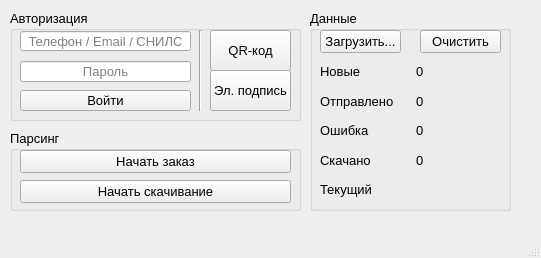
<?xml version="1.0" encoding="UTF-8"?>
<ui version="4.0">
 <class>MainWindow</class>
 <widget class="QMainWindow" name="MainWindow">
  <property name="geometry">
   <rect>
    <x>0</x>
    <y>0</y>
    <width>541</width>
    <height>258</height>
   </rect>
  </property>
  <property name="font">
   <font>
    <pointsize>10</pointsize>
   </font>
  </property>
  <property name="focusPolicy">
   <enum>Qt::StrongFocus</enum>
  </property>
  <property name="windowTitle">
   <string notr="true">Парсер rosreestr.ru by @rostislaww</string>
  </property>
  <widget class="QWidget" name="centralwidget">
   <widget class="QGroupBox" name="auth_groupBox">
    <property name="geometry">
     <rect>
      <x>10</x>
      <y>10</y>
      <width>291</width>
      <height>111</height>
     </rect>
    </property>
    <property name="font">
     <font>
      <pointsize>10</pointsize>
     </font>
    </property>
    <property name="title">
     <string>Авторизация</string>
    </property>
    <widget class="QLineEdit" name="ESIA_login">
     <property name="geometry">
      <rect>
       <x>10</x>
       <y>21</y>
       <width>171</width>
       <height>20</height>
      </rect>
     </property>
     <property name="font">
      <font>
       <pointsize>10</pointsize>
      </font>
     </property>
     <property name="layoutDirection">
      <enum>Qt::LeftToRight</enum>
     </property>
     <property name="alignment">
      <set>Qt::AlignCenter</set>
     </property>
     <property name="placeholderText">
      <string>Телефон / Email / СНИЛС</string>
     </property>
     <property name="clearButtonEnabled">
      <bool>false</bool>
     </property>
    </widget>
    <widget class="QLineEdit" name="ESIA_password">
     <property name="geometry">
      <rect>
       <x>10</x>
       <y>51</y>
       <width>171</width>
       <height>21</height>
      </rect>
     </property>
     <property name="font">
      <font>
       <pointsize>10</pointsize>
      </font>
     </property>
     <property name="layoutDirection">
      <enum>Qt::LeftToRight</enum>
     </property>
     <property name="text">
      <string/>
     </property>
     <property name="echoMode">
      <enum>QLineEdit::Password</enum>
     </property>
     <property name="alignment">
      <set>Qt::AlignCenter</set>
     </property>
     <property name="placeholderText">
      <string>Пароль</string>
     </property>
    </widget>
    <widget class="QPushButton" name="ESIA_login_button">
     <property name="geometry">
      <rect>
       <x>10</x>
       <y>80</y>
       <width>171</width>
       <height>21</height>
      </rect>
     </property>
     <property name="font">
      <font>
       <pointsize>10</pointsize>
      </font>
     </property>
     <property name="text">
      <string>Войти</string>
     </property>
    </widget>
    <widget class="Line" name="line">
     <property name="geometry">
      <rect>
       <x>180</x>
       <y>20</y>
       <width>20</width>
       <height>81</height>
      </rect>
     </property>
     <property name="font">
      <font>
       <pointsize>10</pointsize>
      </font>
     </property>
     <property name="orientation">
      <enum>Qt::Vertical</enum>
     </property>
    </widget>
    <widget class="QPushButton" name="ESIA_loginQR_button">
     <property name="geometry">
      <rect>
       <x>200</x>
       <y>20</y>
       <width>81</width>
       <height>41</height>
      </rect>
     </property>
     <property name="font">
      <font>
       <pointsize>10</pointsize>
      </font>
     </property>
     <property name="text">
      <string>QR-код</string>
     </property>
    </widget>
    <widget class="QPushButton" name="ESIA_loginESigrature_button">
     <property name="geometry">
      <rect>
       <x>200</x>
       <y>60</y>
       <width>81</width>
       <height>41</height>
      </rect>
     </property>
     <property name="font">
      <font>
       <pointsize>10</pointsize>
      </font>
     </property>
     <property name="text">
      <string>Эл. подпись</string>
     </property>
    </widget>
   </widget>
   <widget class="QGroupBox" name="parsing_groupBox">
    <property name="geometry">
     <rect>
      <x>10</x>
      <y>130</y>
      <width>291</width>
      <height>81</height>
     </rect>
    </property>
    <property name="title">
     <string>Парсинг</string>
    </property>
    <widget class="QPushButton" name="start_requests_button">
     <property name="geometry">
      <rect>
       <x>10</x>
       <y>20</y>
       <width>271</width>
       <height>23</height>
      </rect>
     </property>
     <property name="text">
      <string>Начать заказ</string>
     </property>
    </widget>
    <widget class="QPushButton" name="start_downloading_button">
     <property name="geometry">
      <rect>
       <x>10</x>
       <y>50</y>
       <width>271</width>
       <height>23</height>
      </rect>
     </property>
     <property name="text">
      <string>Начать скачивание</string>
     </property>
    </widget>
   </widget>
   <widget class="QGroupBox" name="data_groupBox">
    <property name="geometry">
     <rect>
      <x>310</x>
      <y>10</y>
      <width>201</width>
      <height>201</height>
     </rect>
    </property>
    <property name="title">
     <string>Данные</string>
    </property>
    <widget class="QWidget" name="gridLayoutWidget">
     <property name="geometry">
      <rect>
       <x>10</x>
       <y>50</y>
       <width>185</width>
       <height>141</height>
      </rect>
     </property>
     <layout class="QGridLayout" name="gridLayout">
      <item row="3" column="1">
       <widget class="QLabel" name="downloaded_count">
        <property name="text">
         <string>0</string>
        </property>
       </widget>
      </item>
      <item row="0" column="1">
       <widget class="QLabel" name="new_count">
        <property name="text">
         <string>0</string>
        </property>
       </widget>
      </item>
      <item row="2" column="0">
       <widget class="QLabel" name="label_6">
        <property name="text">
         <string>Ошибка</string>
        </property>
       </widget>
      </item>
      <item row="1" column="1">
       <widget class="QLabel" name="sent_count">
        <property name="text">
         <string>0</string>
        </property>
       </widget>
      </item>
      <item row="1" column="0">
       <widget class="QLabel" name="label_5">
        <property name="text">
         <string>Отправлено</string>
        </property>
       </widget>
      </item>
      <item row="0" column="0">
       <widget class="QLabel" name="label_3">
        <property name="text">
         <string>Новые</string>
        </property>
       </widget>
      </item>
      <item row="2" column="1">
       <widget class="QLabel" name="error_count">
        <property name="text">
         <string>0</string>
        </property>
       </widget>
      </item>
      <item row="3" column="0">
       <widget class="QLabel" name="label">
        <property name="text">
         <string>Скачано</string>
        </property>
       </widget>
      </item>
      <item row="4" column="0">
       <widget class="QLabel" name="label_2">
        <property name="text">
         <string>Текущий</string>
        </property>
       </widget>
      </item>
      <item row="4" column="1">
       <widget class="QLabel" name="current_cadastral_number">
        <property name="text">
         <string/>
        </property>
       </widget>
      </item>
     </layout>
    </widget>
    <widget class="QPushButton" name="clear_data_button">
     <property name="geometry">
      <rect>
       <x>110</x>
       <y>20</y>
       <width>81</width>
       <height>23</height>
      </rect>
     </property>
     <property name="text">
      <string>Очистить</string>
     </property>
    </widget>
    <widget class="QPushButton" name="load_data_button">
     <property name="geometry">
      <rect>
       <x>10</x>
       <y>20</y>
       <width>81</width>
       <height>23</height>
      </rect>
     </property>
     <property name="text">
      <string>Загрузить...</string>
     </property>
    </widget>
   </widget>
  </widget>
  <widget class="QMenuBar" name="menubar">
   <property name="geometry">
    <rect>
     <x>0</x>
     <y>0</y>
     <width>541</width>
     <height>21</height>
    </rect>
   </property>
  </widget>
  <widget class="QStatusBar" name="statusbar"/>
  <action name="action">
   <property name="text">
    <string>Тест</string>
   </property>
  </action>
 </widget>
 <resources/>
 <connections/>
</ui>
